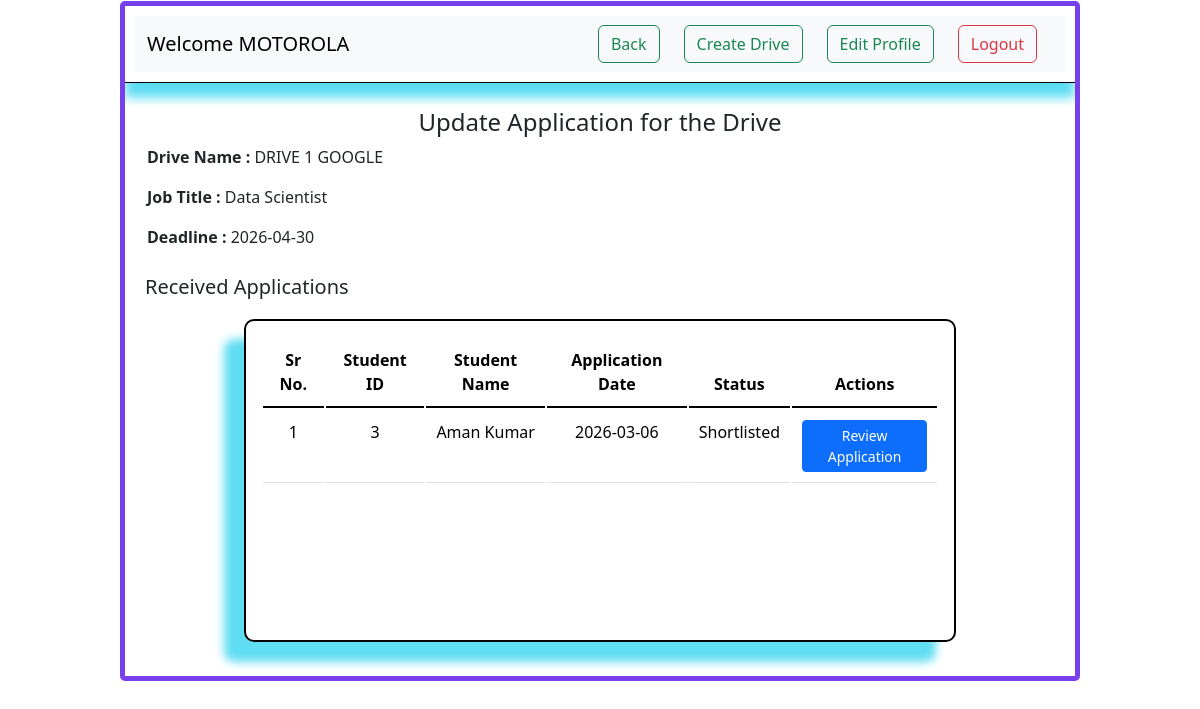
The page /company/drive/1 (signed in) on the database its author committed.
### application/models.py (models this page shows)
class User(db.Model) :
    id = db.Column(db.Integer, primary_key=True)
    username = db.Column(db.String(150), unique=True, nullable=False)
    email = db.Column(db.String(100), unique=True, nullable=False)
    password = db.Column(db.String(150), nullable=False)
    role = db.Column(db.String(20), nullable=False)    # 'admin', 'student', 'company'
    is_active = db.Column(db.Boolean, default=True)
    age = db.Column(db.Integer)
    gender = db.Column(db.String(20))
    department = db.Column(db.String(100))
    cgpa = db.Column(db.Float)
    resume = db.Column(db.String(200))
    brief = db.Column(db.Text)
    headquarter = db.Column(db.String(200))
    website = db.Column(db.String(200))
    hr_contact = db.Column(db.String(150))
    is_approved = db.Column(db.Boolean, default=False)
    applications = db.relationship('Application', backref='student', cascade='all, delete')  #If student is deleted -> applications also deleted.
    drives = db.relationship('PlacementDrive', backref='company', cascade="all, delete")     #If company is deleted -> drives also deleted

class PlacementDrive(db.Model) :
    id = db.Column(db.Integer, primary_key=True)
    company_id = db.Column(db.Integer, db.ForeignKey('user.id'), nullable=False)
    name = db.Column(db.String(150), nullable=False)
    job_title = db.Column(db.String(200), nullable=False)
    job_description = db.Column(db.Text, nullable=False)
    job_location = db.Column(db.String(200), nullable=False)
    eligibility_criteria = db.Column(db.String(200), nullable=False)
    job_salary = db.Column(db.Integer, nullable=False)
    application_deadline = db.Column(db.Date, nullable=False)
    status = db.Column(db.String(50), default='upcoming')                                     # 'upcoming', 'Closed'
    applications = db.relationship('Application', backref='drive', cascade='all, delete')     #If drive is deleted -> applications also deleted.

class Application(db.Model) :
    id = db.Column(db.Integer, primary_key=True)
    student_id = db.Column(db.Integer, db.ForeignKey('user.id'), nullable=False)
    drive_id = db.Column(db.Integer, db.ForeignKey('placement_drive.id'), nullable=False)
    application_date = db.Column(db.Date)
    status = db.Column(db.String(50), default='Applied')           # 'Applied', 'Shortlisted', 'Selected', 'Rejected'
    remarks = db.Column(db.Text)
    __table_args__ = (db.UniqueConstraint('student_id', 'drive_id', name='unique_application'),)     #to prevent duplicate applications

### application/controllers.py (the view)
@app.route("/company/drive/<int:drive_id>")
def cmp_view_drive_details(drive_id) :
    if 'user_id' not in session or session.get('role') != 'company':
        return redirect(url_for('login'))
    company = User.query.get(session['user_id'])
    student = User.query.get(session['user_id'])
    drive = PlacementDrive.query.get(drive_id)
    application = Application.query.filter_by(drive_id=drive_id).all()
    return render_template("company_received_application.html", company=company, student=student, drive=drive, application=application)

### templates/company_received_application.html (shortened to what this page needs)
<!DOCTYPE html>
<html lang="en">
<head>
    <link rel="stylesheet" href="{{ url_for('static', filename='style.css') }}">
    <link href="https://cdn.jsdelivr.net/npm/bootstrap@5.3.8/dist/css/bootstrap.min.css"
    rel="stylesheet">
</head>
<body>
    <div id="main">
        <div id="canvas">
            <div id="top">
                <nav class="navbar navbar-expand-lg bg-body-tertiary">
                <div class="container-fluid">
                    <a class="navbar-brand">Welcome {{company.username}}</a>
                    <div class="collapse navbar-collapse" id="navbarSupportedContent">
                        <ul class="navbar-nav ms-auto mb-2 mb-lg-0">
                            <li class="nav-item mx-2">
                                <a class="btn btn-outline-success me-2" href="{{ url_for('company') }}">Back</a>
                            </li>
                            <li class="nav-item mx-2">
                                <a class="btn btn-outline-success me-2" href="{{ url_for('create_drive') }}">Create Drive</a>
                            </li>
                            <li class="nav-item mx-2">
                                <a class="btn btn-outline-success me-2" href="{{ url_for('cmp_edit_profile') }}">Edit Profile</a>
                            </li>
                            <li class="nav-item mx-2">
                                <a class="btn btn-outline-danger me-2" href="{{ url_for('logout') }}">Logout</a>
                            </li>
                        </ul>
                    </div>
                </div>
                </nav>
            </div><br>
            <div id="content">
                <div class="text-center"><br>
                    <h4>Update Application for the Drive</h4>
                </div>
                <div id="jt">
                    <p><strong>Drive Name : </strong>{{ drive.name }}</p>
                    <p><strong>Job Title : </strong>{{ drive.job_title }}</p>
                     <p><strong>Deadline : </strong>{{ drive.application_deadline }}</p>
                </div>
                <h5 class="headings">Received Applications</h5>
                <div id="inside-content">
                    <div id="table">
                        <table class="table">
                            <thead>
                                <tr>
                                    <th scope="col">Sr No.</th>
                                    <th scope="col">Student ID</th>
                                    <th scope="col">Student Name</th>
                                    <th scope="col">Application Date</th>
                                    <th scope="col">Status</th>
                                    <th scope="col">Actions</th>
                                </tr>
                            </thead>
                            <tbody>
                                {% for application in application %}
                                <tr>
                                    <td>{{ loop.index }}</td>
                                    <td>{{ application.student.id }}</td>
                                    <td>{{ application.student.username }}</td>
                                    <td>{{ application.application_date }}</td>
                                    <td>{{ application.status }}</td>
                                    <td>
                                        <a href="{{ url_for('review', app_id=application.id, drive_id=application.drive_id) }}"
                                            class="btn btn-primary btn-sm">
                                            Review Application
                                        </a>
                                    </td>
                                </tr>
                                {% endfor %}
                            </tbody>
                        </table>
                    </div>
                </div><br>
            </div>
        </div>
    </body>
</html>

### static/style.css (style rules this page uses)
* { margin:0px; }
#main { margin-top: 1px; }
#canvas { border: 5px solid rgb(119, 64, 236); width:80%; height: 680px; margin:auto; overflow-y: auto; border-radius: 5px; }
#top { position: sticky; top: 0; background-color: white; z-index: 100; padding: 10px; border-bottom: 1px solid black; box-shadow: 0px 15px 10px rgb(95, 221, 243); }
.headings { margin: 10px; padding: 10px; margin-top: 10px; }
#inside-content { border: 2px solid black; border-radius: 10px; width: 80%; height: 360px; margin: auto; padding: 15px; overflow-y: auto; box-shadow: -20px 20px 10px rgb(95, 221, 243); }
#inside-content table { width: 100%; border-collapse: separate; }
#inside-content table td { text-align: center; padding: 10px; }
#inside-content thead { position: sticky; top: -15px; background: white; z-index: 1; }
#inside-content thead th { top:0px; padding: 10px; position: sticky; border-bottom: 2px solid black; text-align: center; }

### templates/company_received_application.html (style rules this page uses)
#content { margin-top:-23px; }
#inside-content { height:323px; width: 75%; }
#jt { margin-left: 22px; }

### rows shown on the page
User: username "MOTOROLA"
PlacementDrive: name "DRIVE 1 GOOGLE", job_title "Data Scientist", application_deadline "2026-04-30"
Application: student.id "3", student.username "Aman Kumar", application_date "2026-03-06", status "Shortlisted"
